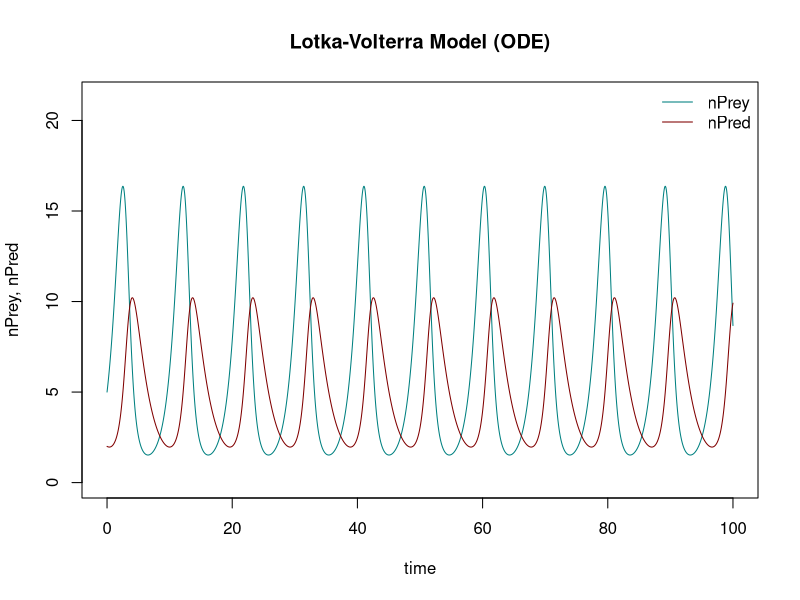
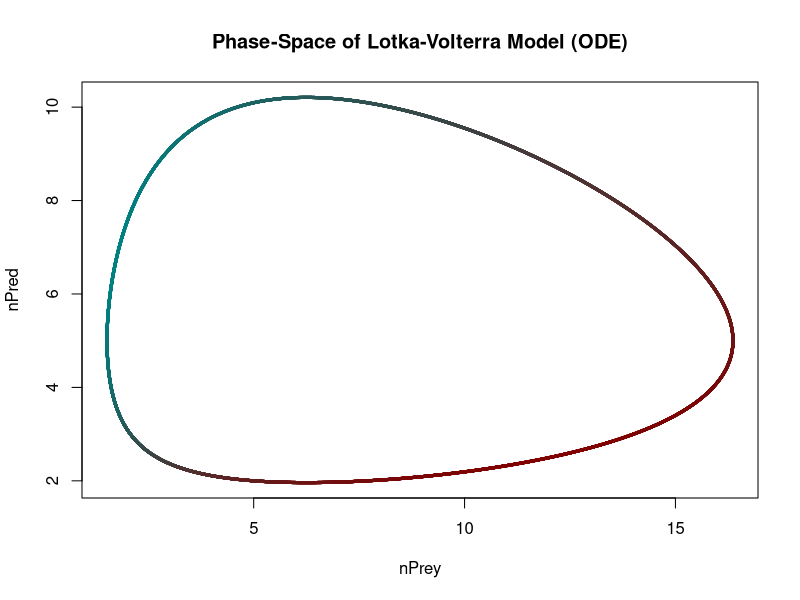

Reproduce these figures in R, in order. (Note: this script raises an error after producing the figures.)
# tocID <- "LotkaVolterra-ODE.R"
#
# Purpose:  Demonstrate the Lotka-Volterra equation as an ODE.
#
# Version:  2.2
# Date:     2022-10-18
# Author:   Boris Steipe (boris.steipe@utoronto.ca)
#
# Versions:
#           2.2  Major refactoring to properly abstract out the equations
#                  from the code that just runs the trajectory
#           2.1  Move plotting code to functions
#           2.0  Add manual iteration code
#           1.0  First demo in tutorial
#
# ToDo:
#
# Notes:
#
# ==============================================================================


#TOC> ==========================================================================
#TOC> 
#TOC>   Section  Title                                     Line
#TOC> ---------------------------------------------------------
#TOC>   1        PACKAGES                                    52
#TOC>   2        FUNCTIONS AND GLOBALS                       72
#TOC>   3        deSolve::ode()                             216
#TOC>   4        EULER'S METHOD                             241
#TOC>   5        ADDING NOISE                               355
#TOC>   5.1        What does added noise look like?         362
#TOC>   5.2        Modifying our parameters                 373
#TOC> 
#TOC> ==========================================================================


#   This code has its origins in a blog entry in "Mind of a Markov Chain" (2010)
#   that is no longer public. It was preserved in the R-Bloggers aggregation.
#   (Shout out to R-Bloggers: https://www.r-bloggers.com/). The link is
#   https://www.r-bloggers.com/2010/03/lotka-volterra-model%C2%A0%C2%A0intro/
#   The author of the original post is "apeescape". Apparently that post
#   (uncredited) inspired Green and Shou (2014) to a very much more detailed
#   exposition in a Methods in Molecular Biology chapter: "Modeling community
#   population dynamics with the open-source language R."
#   https://pubmed.ncbi.nlm.nih.gov/24838889/  (pdf available.)

# ==============================================================================



# =    1  PACKAGES  ============================================================
# Check that required packages have been installed. Install if needed.

if (! requireNamespace("deSolve", quietly=TRUE)) {
  install.packages("deSolve")
}
# Package information:
#  library(help = deSolve)       # basic information
#  browseVignettes("deSolve")    # available vignettes
#  data(package = "deSolve")     # available datasets

if (! requireNamespace("plotrix", quietly=TRUE)) {
  install.packages("plotrix")
}
# Package information:
#  library(help = plotrix)       # basic information
#  browseVignettes("plotrix")    # available vignettes
#  data(package = "plotrix")     # available datasets


# =    2  FUNCTIONS AND GLOBALS  ===============================================


LVmod <- function(t, state, param) {
  #' LVmod - Lotka-Volterra Model
  #'
  #' @param t      num  A vector of time points
  #' @param state  num  A named vector with starting values for nPrey and nPred.
  #' @param param  num  A named vector containing the parameters of the model:
  #'                    preyGrowthRate, predationRate, predatorGrowthRate, and
  #'                    predatorLossRate.
  #'
  #' @return num        A list of population changes "dPrey" and "dPred".
  #'
  #' @details  This function is meant to be used by the deSolve::ode() ODE
  #'           solver to compute prey and predator populations over time.
  #'

  with(as.list(c(state, param)), {
    dPrey = (preyGrowthRate * nPrey) - (predationRate * nPrey * nPred)
    dPred = (predatorGrowthRate * nPrey * nPred) - (predatorLossRate * nPred)
    return(list(c(dPrey, dPred)))
  })
}

PREYCOL <- "#008080"  # Color for prey in plots: "teal"
PREDCOL <- "#800000"  # Color for predators in plot: "maroon"


timePlot <- function(dat,
                     ix = 1,
                     iy = c(2, 3),
                     col = c(PREYCOL, PREDCOL),
                     main = "") {
  #' timePlot - Time-series Plot
  #'
  #' @param  dat  num  a numeric matrix that contains x-axis values (time) and
  #'           `       population values.
  #' @param  ix   int  column index of time values. Default: 1
  #' @param  iy   int  column indices of population values. Default: c(2, 3)
  #' @param  col  chr  color values. Default c(PREYCOL, PREDCOL).
  #' @param  main chr  plot title. Default "".
  #'
  #' @return           NULL. The function plots a time series.
  #'
  #' @details          This is a standard time-series plot but written so that
  #'                   it can plot a variable number of columns. The column
  #'                   indices for the values to be plotted along the y-axis
  #'                   are passed in the variable iy. Axis labels are taken
  #'                   from the colnames of the matrix that contains the values
  #'                   to be plotted. First, an empty frame is plotted with
  #'                   enough space to accommodate the values, then the
  #'                   lines() function is used to plot the value of each
  #'                   column in turn.

  # empty plot frame
  plot(dat[, ix], dat[, iy[1]],
       type = "n",
       ylim = c(0, max(dat[, iy] * 1.3)),
       xlab = colnames(dat)[ix],
       ylab = paste(colnames(dat)[iy], collapse = ", "),
       main = main)

  # values
  for (i in 1:length(iy)) {
    lines(dat[, ix], dat[, iy[i]],
          type = "l",
          col = col[i])
  }

  # add a legend
  legend("topright",
         legend = colnames(dat)[iy],
         lty = rep(1, length(iy)),
         col = col,
         bty = "n")

  return(invisible(NULL))
}


phasePlot <- function(dat,
                      ix = 2,
                      iy = 3,
                      col = c(PREYCOL, PREDCOL),
                      main = "") {
  #' phasePlot - Phase-space Plot
  #'
  #' @param  dat  num  a numeric matrix that contains population values
  #'                   in columns ix and iy.
  #' @param  ix   int  column index of first population. Default: 2
  #' @param  iy   int  column index of second population. Default: 3
  #' @param  col  chr  color values. Default c(PREYCOL, PREDCOL).
  #' @param  main chr  plot title. Default "".
  #'
  #' @return           NULL. The function plots a phase-space trajectory.
  #'
  #' @details          This is a standard phase-space plot which plots two
  #'                   populations from a Lotka-Volterra plot or similar against
  #'                   each other. However it uses a colour gradient to plot the
  #'                   trajectory. The colour gradient is
  #'                   determined along the log-ratio of the two populations.
  #'                   First, an empty frame is plotted, then the
  #'                   plotrix::color.scale.line() function plots the
  #'                   trajectory.


  # compute a color vector in 50 steps

  # 50 colors from col[1] to col[2]
  makeMyPal <- colorRampPalette(c(col[1], col[2]))
  myPal <- makeMyPal(50)

  # utility function ...
  normalize <- function(v) {
    i <- min(v, na.rm = TRUE)
    a <- max(v, na.rm = TRUE)
    v <- (v - i) / (a - i)
    return(v)
  }

  # Fetch each row's color based on the log ratio of dat[ , ix] and dat[ , iy]
  x <- dat[ , ix] / dat[ , iy]      # ratio
  x <- log(x)                       # log ratio
  x <- round(normalize(x) * 49) + 1 # scale from 1 to 50
  col <- myPal[x]                   # assign one of the 50 colour values

  # empty plot frame
  plot(dat[, ix], dat[, iy],
       type = "n",
       xlab = colnames(dat)[ix],
       ylab = colnames(dat)[iy],
       main = main)

  # plot the phase-space trajectory
  plotrix::color.scale.lines(dat[ , ix],
                             dat[ , iy],
                             col = col,
                             lwd = 3)

  return(invisible(NULL))
}


# =    3  deSolve::ode()  ======================================================

# Define the parameters
Par <- c(preyGrowthRate = 1,
         predationRate = 0.2,
         predatorGrowthRate = 0.08,
         predatorLossRate = 0.5)

# Define the initial state populations
State <- c(nPrey = 5, nPred = 2)

# Initialize the time-axis
Time <- seq(0, 100, by = 0.01)

# Run the ODE solver
out <- as.data.frame(deSolve::ode(func  = LVmod,
                                  y     = State,
                                  parms = Par,
                                  times = Time))

timePlot(out, main = "Lotka-Volterra Model (ODE)")

phasePlot(out, main = "Phase-Space of Lotka-Volterra Model (ODE)")


# =    4  EULER'S METHOD  ======================================================

# See also Green and Shou (2014)

# Let us rewrite our code to perform exactly the same computation of the coupled
# differential equations of the Lotka-Volterra Model above (up to numeric
# error), but step-by-step, from a starting condition. This is a method
# published by Leonhard Euler in 1768, thus it is known as "Euler's Method". The
# ODE solver we used above has a number of modern methods available, which
# generally result in a much smaller error. But calculating the process
# "manually" as we do below, makes it easier to explore different functions for
# predator and prey population interactions.

# To be more flexible in our explorations, we tease apart the computational
# steps more cleanly. For example, our parameters concern values that we
# need for running the function over time, parameters that concern only
# the behaviour of prey, and parameters that concern only the predators. We
# can abstract this out into three different sets of parameters.

myPar <- list(nPreyStart = 5,
              nPredStart = 2,
              Time = 100,
              dt = 0.01)

myParPrey <- list(preyGrowthRate = 1,
                  predationRate = 0.2)

myParPred <- list(predatorGrowthRate = 0.08,
                  predatorLossRate = 0.5)

# Next we define a function that does the actual calculation. It takes
# as parameters the values we defined above, and two functions! A function
# in R is an object as any other, it can be stored in lists, passed as a
# parameter, assigned to names etc. etc. Abstracting the core equations
# out of our computation makes it easy to change the functions later
# and experiment with different ways to compute interactions. We just call our
# computation with different functions and we don't need to copy the rest
# of the code again and again. This ensures that our computations remain
# consistent!

LVEuler <- function(par = myPar,
                    parPrey = myParPrey,
                    parPred = myParPred,
                    fPrey,
                    fPred) {

  N <- par$Time / par$dt                         # Number of steps to compute
  outM <-  matrix(numeric(N * 3), ncol = 3)      # Set up the output matrix
  colnames(outM) <- c("time", "nPrey", "nPred")

  nPrey <- par$nPreyStart                        # Initialize the starting
  nPred <- par$nPredStart                        # values

  outM[1, "time"]  <- 0.0                        # Store the starting values
  outM[1, "nPrey"] <- nPrey
  outM[1, "nPred"] <- nPred

  # Iterate ...
  for (i in 2:N) {                               # for all time points

    # compute the population change
    dPrey = fPrey(nSelf = nPrey, nOther = nPred, par = parPrey) * dt
    dPred = fPred(nSelf = nPred, nOther = nPrey, par = parPred) * dt

    # compute the new populations
    newPrey <- nPrey + dPrey
    newPred <- nPred + dPred

    # store the results
    outM[i, ] <- c((i-1) * dt, newPrey, newPred)

    # prepare for the next iteration
    nPrey <- newPrey
    nPred <- newPred
  }

  # Done: return the result
  return(outM)
}

# The equations that compute the population change
# ... for Prey
fLVPrey <- function(nSelf, nOther, par) {
  dSelf <- (par$preyGrowthRate * nSelf) -
           (par$predationRate  * nSelf * nOther)
  return(dSelf)
}

# ... for Predators
fLVPred <- function(nSelf, nOther, par) {
  dSelf <- - (par$predatorLossRate   * nSelf) +
             (par$predatorGrowthRate * nSelf * nOther)
  return(dSelf)
}

# With this "refactoring" pf our code, we clearly distinguish those parts of the
# computation that implement the actual model, and those parts that we only need
# to run the model along a trajectory. This is an example of an important
# objective in software engineering: "separation of concerns".

# == run this ...
outE <- LVEuler(fPrey = fLVPrey,  # Note: no parentheses! We are passing the
                fPred = fLVPred)  # function itself, not the result of
                                  # running the function. And: all other
                                  # parameters are passed via the default
                                  # values

# plot the results ...
timePlot(outE, main = "Lotka-Volterra Model (Euler)")

phasePlot(outE, main = "Phase-Space of Lotka-Volterra Model (Euler)")



# =    5  ADDING NOISE  ========================================================
# Now, let's reap the benefits of the increased abstraction of our code. Let's
# add a bit of noise to the predation rate. There are many ways to define
# "noise". Let's use a Gaussian model that increases or decreases the value of
# the predation rate by +- 1/3 of its value.


# ==   5.1  What does added noise look like?  ==================================
myParPrey$predationRate   # 0.2

x <- rnorm(10000,          # What does this distribution look like?
           mean = myParPrey$predationRate,
           sd = myParPrey$predationRate / 3)
head(x)
hist(x, breaks = 50)
abline(v = myParPrey$predationRate, col = "#AA0000", lwd = 3)


# ==   5.2  Modifying our parameters  ==========================================

# Here is the modified function:
fLVPreyStoch <- function(nSelf, nOther, par) {
  R <- par$predationRate
  R <- rnorm(1, mean = R, sd = R / 3)
  dSelf <- (par$preyGrowthRate * nSelf) - (R * nSelf * nOther)
  return(dSelf)
}

# plot
outS <- LVEuler(fPrey = fLVPreyStoch, fPred = fLVPred)
timePlot(outS, main = "Lotka-Volterra Model (Euler)")
phasePlot(outS, main = "Stochastic MOdel I")

# Add more stochasticity: 33% of noise on the predator loss rate
fLVPredStoch <- function(nSelf, nOther, par) {
  R <- par$predatorLossRate
  R <- rnorm(1, mean = R, sd = R / 3)
  dSelf <- - ( R  * nSelf) + (par$predatorGrowthRate * nSelf * nOther)
  return(dSelf)
}

outS <- LVEuler(fPrey = fLVPreyStoch, fPred = fLVPredStoch)
timePlot(outS, main = "Lotka-Volterra Model (Euler)")
phasePlot(outS, main = "Stochastic Model II")


# 50% of noise on all rates
fLVPreyStoch <- function(nSelf, nOther, par) {
  R1 <- par$predationRate
  R1 <- rnorm(1, mean = R1, sd = R1 / 2)
  R2 <- par$preyGrowthRate
  R2 <- rnorm(1, mean = R2, sd = R2 / 2)
  dSelf <- (R2 * nSelf) - (R2 * nSelf * nOther)
  return(dSelf)
}

fLVPredStoch <- function(nSelf, nOther, par) {
  R1 <- par$predatorLossRate
  R1 <- rnorm(1, mean = R1, sd = R1 / 2)
  R2 <- par$predatorGrowthRate
  R2 <- rnorm(1, mean = R2, sd = R2 / 2)
  dSelf <- - ( R1  * nSelf) + (R2 * nSelf * nOther)
  return(dSelf)
}

outS <- LVEuler(fPrey = fLVPreyStoch, fPred = fLVPredStoch)
timePlot(outS, main = "Lotka-Volterra Model (Euler)")
phasePlot(outS, main = "Stochastic Model II")


# Now we can start getting more creative with our model...



# ====  TESTS  =================================================================

if (FALSE) {





}

# [END]
